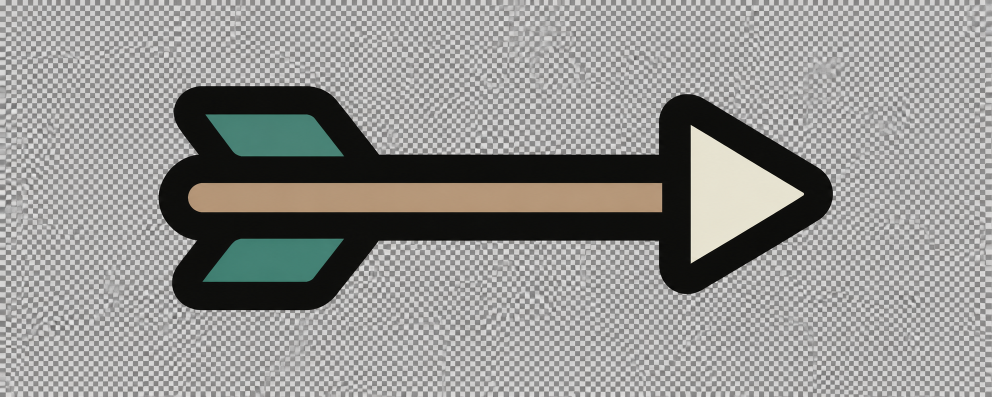
#> input picture .scratch/arrow-readability/source/arrow.png, 1983 x 793 px (shown at 1/2 size)
$ python prepare.py
#> lines starting #> are read from the running program, lines starting #| are printed output that depends on the picture; after the words box and inside, x2 and y2 are one past the last pixel; in counts of white or black regions, pixels touching at a corner belong together
"""Clean the generated arrow and export a small, readable gameplay texture."""

import json
from pathlib import Path

import numpy as np
from PIL import Image, ImageDraw

HERE = Path(__file__).resolve().parent
ROOT = HERE.parents[1]
source = Image.open(HERE / "source/arrow.png")
#> source is the input picture: PIL image 1983x793 RGB; mean R, G, B 148.2, 147.8, 145.4
rgb = np.array(source.convert("RGB"), dtype=np.int16)
ink = (rgb.max(axis=2) < 90) | (np.ptp(rgb, axis=2) > 26)
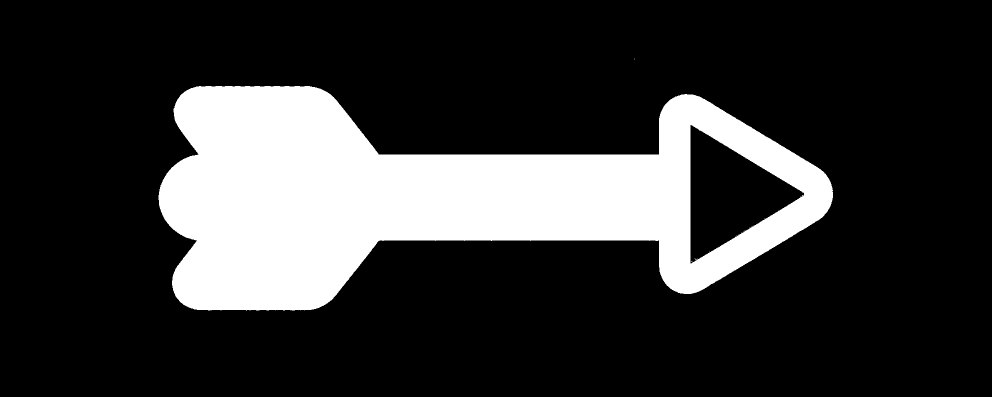
#> ink: shape (793, 1983) bool (shown at 1/2 size); 20.5% white; 6 white regions (5 under 20 px), largest, box (x1, y1, x2, y2) and area: (317, 172, 1666, 621) 322408
mask = Image.new("L", (source.width + 2, source.height + 2))
#> mask: PIL image 1985x795 L; every value is 0
mask.paste(Image.fromarray(np.uint8(ink) * 255), (1, 1))
#> mask: PIL image 1985x795 L; 20.4% white; 6 white regions (5 under 20 px), largest, box (x1, y1, x2, y2) and area: (318, 173, 1667, 622) 322408
ImageDraw.floodfill(mask, (0, 0), 128)
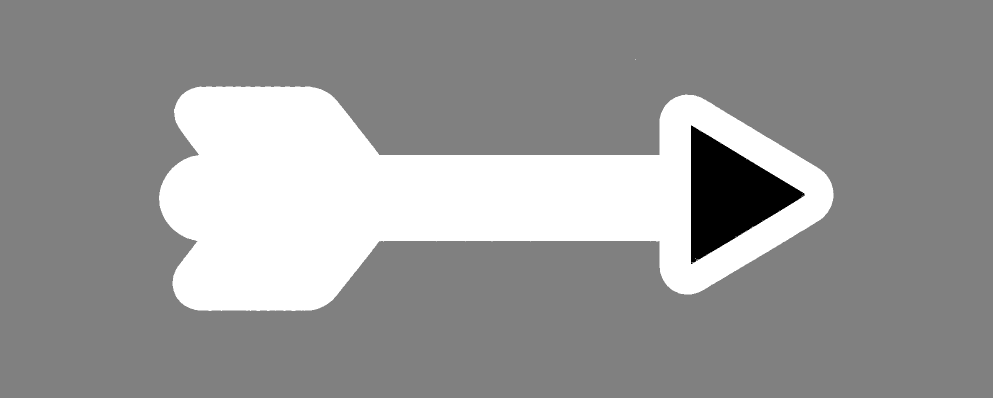
#> mask: PIL image 1985x795 L (shown at 1/2 size); min 0, max 255, mean 151.3
keep = np.asarray(mask)[1:-1, 1:-1] != 128
#> keep: shape (793, 1983) bool; 22.5% white; 2 white regions (1 under 20 px), largest, box (x1, y1, x2, y2) and area: (317, 172, 1666, 621) 354580
connected = Image.fromarray(np.uint8(keep) * 255).copy()
seed = (source.width // 2, source.height // 2)
#> seed = (991, 396)
assert connected.getpixel(seed) == 255
ImageDraw.floodfill(connected, seed, 128)
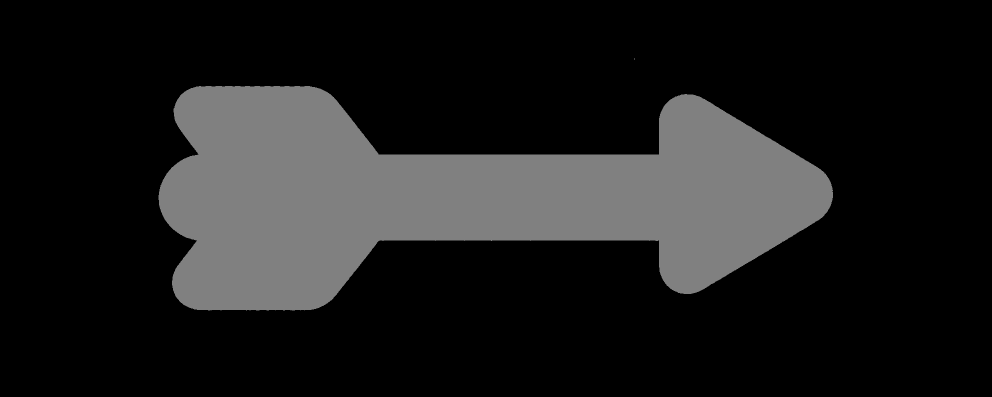
#> connected: PIL image 1983x793 L (shown at 1/2 size); min 0, max 255, mean 28.9
keep = np.asarray(connected) == 128
padded = np.pad(keep, 1)
#> padded: shape (795, 1985) bool; 22.5% white; 1 white region, box (x1, y1, x2, y2) and area: (318, 173, 1667, 622) 354580
interior = (padded[:-2, 1:-1] & padded[2:, 1:-1]
            & padded[1:-1, :-2] & padded[1:-1, 2:])
#> interior: shape (793, 1983) bool; 22.3% white; 1 white region, box (x1, y1, x2, y2) and area: (318, 173, 1665, 620) 351244
fringe = keep & ~interior & (np.ptp(rgb, axis=2) < 18) & (rgb.max(axis=2) > 40)
#> fringe: shape (793, 1983) bool; 0.1% white in thin lines or dots, all inside (x1, y1, x2, y2) = (317, 172, 1666, 621)
rgb[fringe] = (13, 14, 9)
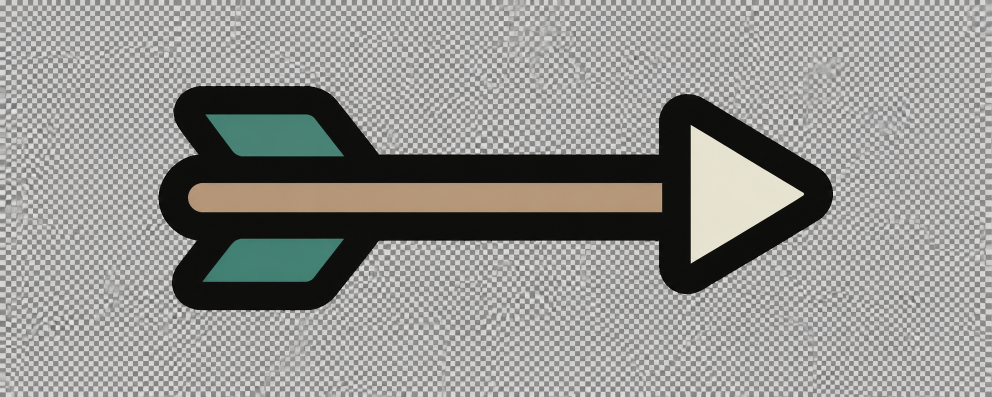
#> rgb: shape (793, 1983, 3) int16 (shown at 1/2 size); mean R, G, B 148.2, 147.8, 145.3
rgb[~keep] = 0
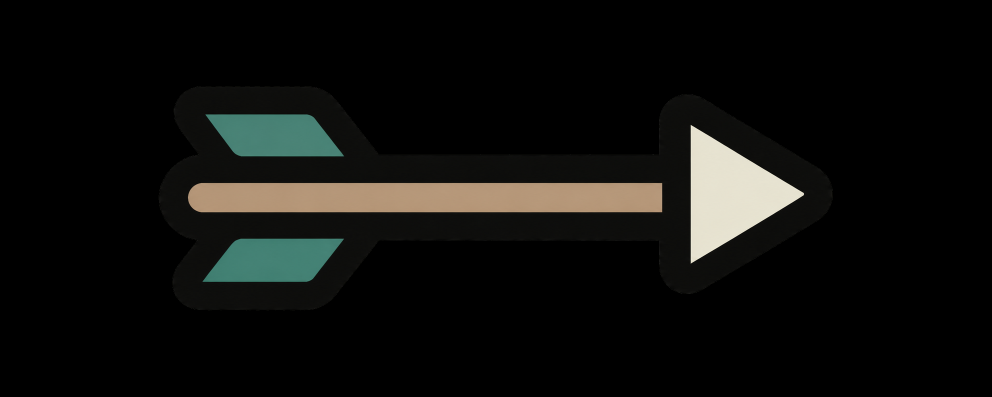
#> rgb: shape (793, 1983, 3) int16 (shown at 1/2 size); mean R, G, B 14.6, 14.9, 12.9
cutout = Image.fromarray(rgb.astype(np.uint8)).convert("RGBA")
cutout.putalpha(Image.fromarray(np.uint8(keep) * 255))
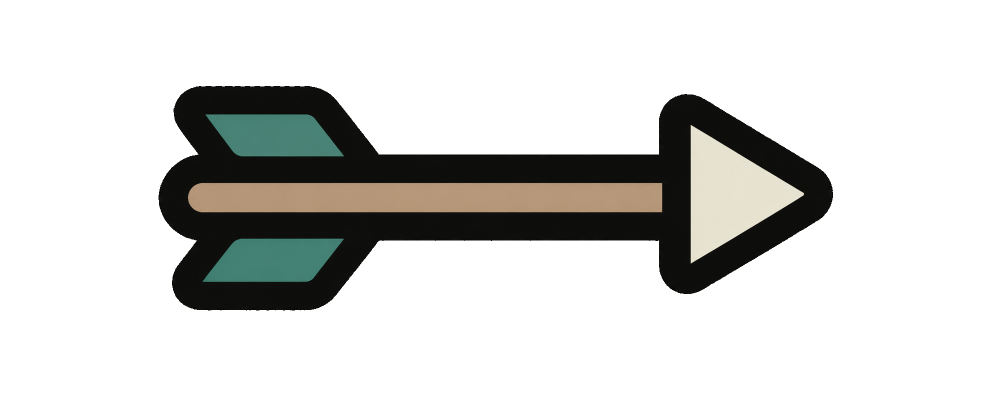
#> cutout: PIL image 1983x793 RGBA (shown at 1/2 size); mean R, G, B, A 14.6, 14.9, 12.9, 57.5; transparent parts drawn white
cutout.save(HERE / "cutout.png")
sprite = cutout.crop(cutout.getchannel("A").getbbox()).resize((61, 16), Image.Resampling.LANCZOS)
final = Image.new("RGBA", (64, 24))
#> final: PIL image 64x24 RGBA; every value is 0
final.paste(sprite, (1, 4))
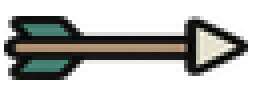
#> final: PIL image 64x24 RGBA (shown 4 times larger); mean R, G, B, A 25.2, 25.6, 22.1, 95; transparent parts drawn white
assert final.getchannel("A").getbbox() == (1, 4, 62, 20)
assert final.getchannel("A").getextrema() == (0, 255)
target = ROOT / "assets/weapons/bow/arrow.png"
temporary = target.with_suffix(".png.tmp")
final.save(temporary, format="PNG")
temporary.replace(target)
report = {
    "path": str(target.relative_to(ROOT)), "size": final.size,
    "bounds": final.getchannel("A").getbbox(), "render_scale": 0.8,
    "visual_offset": [0.25, 0.0], "world_length": 48.8,
    "world_height": 12.8, "alpha_range": [0, 255],
    "previous_size": [512, 512], "pixel_count_reduction_percent": 99.4140625,
}
(HERE / "validation.json").write_text(json.dumps(report, indent=2) + "\n")
print(json.dumps(report))
#> (printed output is left out)
